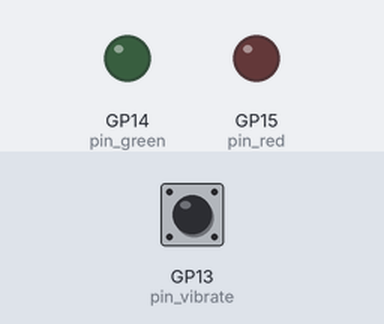
A program run on a simulated Raspberry Pi Pico running MicroPython. Parts: output pins drawn as LEDs (lit = HIGH). The test bench sets the inputs (shaded band); at power-on: GP13 (pin_vibrate) HIGH. What the program prints to the serial console is not drawn.

Above: at 0.47 s.
Timing chart, 0 to 0.8 s (numbered marks = the images above; inputs shaded):
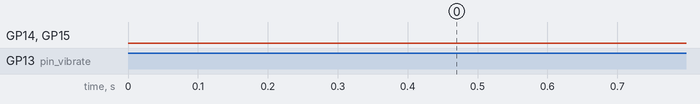

The program:

led_rg_vibrate_switch.py
```python
# 震颤开关

from machine import Pin
from time import sleep

pin_vibrate = Pin(13, Pin.IN, Pin.PULL_UP)
pin_red = Pin(15, Pin.OUT)
pin_green = Pin(14, Pin.OUT)
pin_red.value(1)
pin_green.value(0)

def led_toggle():
    pin_red.toggle()
    pin_green.toggle()

# 通过循环没有用到中断，其实用中断更好吧。
state = 0
while True:
    if pin_vibrate.value() == 1:
        state = state + 1
        if state > 1:
            state = 0

        led_toggle()
        print(f'vibrate {state}')
```
